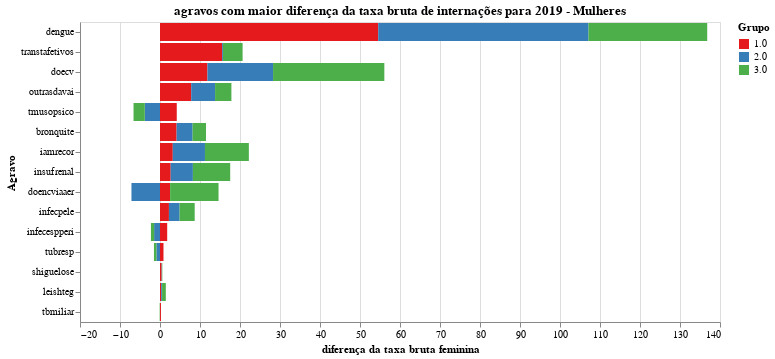

Here is the notebook cell this chart was saved with:
### Code cell
chart = plot_grafico_dif(pop_19, pop_r,
                         'taxa_inter_mulher', 
                         "agravos com maior diferença da taxa bruta de internações para 2019 - Mulheres",
                        "diferença da taxa bruta feminina")


#chart.save('tx_bruta_m.svg')
chart

### Figure 1 — Vega-Lite specification as saved in the notebook (floating-point values rounded to 4 significant figures)
{"config": {"view": {"continuousWidth": 400, "continuousHeight": 300}, "range": {"category": {"scheme": "set1"}}}, "data": {"name": "data-79029ad52a54f2e0d4894dd960133526"}, "mark": "bar", "encoding": {"color": {"type": "nominal", "field": "grupo", "title": "Grupo"}, "order": {"type": "nominal", "field": "grupo", "sort": "ascending"}, "tooltip": {"type": "quantitative", "field": "taxa"}, "x": {"type": "quantitative", "field": "taxa", "title": "diferença da taxa bruta feminina"}, "y": {"type": "nominal", "field": "agravo", "sort": null, "title": "Agravo"}}, "title": "agravos com maior diferença da taxa bruta de internações para 2019 - Mulheres", "width": 640, "$schema": "https://vega.github.io/schema/vega-lite/v4.8.1.json", "datasets": {"data-79029ad52a54f2e0d4894dd960133526": [{"agravo": "dengue", "grupo": "1.0", "taxa": 54.55}, {"agravo": "dengue", "grupo": "2.0", "taxa": 52.58}, {"agravo": "dengue", "grupo": "3.0", "taxa": 29.67}, {"agravo": "transtafetivos", "grupo": "1.0", "taxa": 15.53}, {"agravo": "transtafetivos", "grupo": "2.0", "taxa": 0.2129}, {"agravo": "transtafetivos", "grupo": "3.0", "taxa": 4.907}, {"agravo": "doecv", "grupo": "1.0", "taxa": 11.86}, {"agravo": "doecv", "grupo": "2.0", "taxa": 16.4}, {"agravo": "doecv", "grupo": "3.0", "taxa": 27.82}, {"agravo": "outrasdavai", "grupo": "1.0", "taxa": 7.798}, {"agravo": "outrasdavai", "grupo": "2.0", "taxa": 5.968}, {"agravo": "outrasdavai", "grupo": "3.0", "taxa": 4.083}, {"agravo": "tmusopsico", "grupo": "1.0", "taxa": 4.189}, {"agravo": "tmusopsico", "grupo": "2.0", "taxa": -3.798}, {"agravo": "tmusopsico", "grupo": "3.0", "taxa": -2.82}, {"agravo": "bronquite", "grupo": "1.0", "taxa": 4.152}, {"agravo": "bronquite", "grupo": "2.0", "taxa": 3.999}, {"agravo": "bronquite", "grupo": "3.0", "taxa": 3.354}, {"agravo": "iamrecor", "grupo": "1.0", "taxa": 3.198}, {"agravo": "iamrecor", "grupo": "2.0", "taxa": 8.046}, {"agravo": "iamrecor", "grupo": "3.0", "taxa": 10.97}, {"agravo": "insufrenal", "grupo": "1.0", "taxa": 2.669}, {"agravo": "insufrenal", "grupo": "2.0", "taxa": 5.556}, {"agravo": "insufrenal", "grupo": "3.0", "taxa": 9.324}, {"agravo": "doencviaaer", "grupo": "1.0", "taxa": 2.529}, {"agravo": "doencviaaer", "grupo": "2.0", "taxa": -7.135}, {"agravo": "doencviaaer", "grupo": "3.0", "taxa": 12.11}, {"agravo": "infecpele", "grupo": "1.0", "taxa": 2.232}, {"agravo": "infecpele", "grupo": "2.0", "taxa": 2.671}, {"agravo": "infecpele", "grupo": "3.0", "taxa": 3.772}, {"agravo": "infecespperi", "grupo": "1.0", "taxa": 1.799}, {"agravo": "infecespperi", "grupo": "2.0", "taxa": -1.476}, {"agravo": "infecespperi", "grupo": "3.0", "taxa": -0.7909}, {"agravo": "tubresp", "grupo": "1.0", "taxa": 0.8722}, {"agravo": "tubresp", "grupo": "2.0", "taxa": -0.896}, {"agravo": "tubresp", "grupo": "3.0", "taxa": -0.6127}, {"agravo": "shiguelose", "grupo": "1.0", "taxa": 0.4031}, {"agravo": "shiguelose", "grupo": "2.0", "taxa": 0.0641}, {"agravo": "shiguelose", "grupo": "3.0", "taxa": 0.1107}, {"agravo": "leishteg", "grupo": "1.0", "taxa": 0.2934}, {"agravo": "leishteg", "grupo": "2.0", "taxa": 0.2249}, {"agravo": "leishteg", "grupo": "3.0", "taxa": 0.9356}, {"agravo": "tbmiliar", "grupo": "1.0", "taxa": 0.2355}, {"agravo": "tbmiliar", "grupo": "2.0", "taxa": 0.003384}, {"agravo": "tbmiliar", "grupo": "3.0", "taxa": -0.08044}]}}
